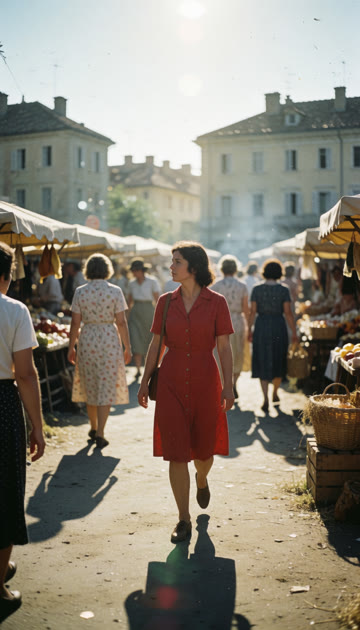
#> input picture app/assets/palette_ref.jpg, 360 x 630 px; its folder holds only this picture in this run
$ python -i forge.py   (imports and definitions only)
#> lines starting #> are read from the running program, lines starting #| are printed output that depends on the picture
"""FORGE: a dense, event-driven VFX stack for ECHOES (prototype; to be ported as a studio layer).

Everything is driven by the score's beat map (events.json) and the still's depth. Layers, in order:
  camera (2.5D push + depth parallax + shake + zoom punch) / shockwave refraction with chromatic split /
  grade (crushed blacks, drowned teal vs. ember) / volumetric mist that tolls blow back / necrotic veins on the dead /
  god rays from bell and lantern / shockwave light fronts / ember-ash-soul particle storm / lightning /
  sacred halo at the strike / feedback echoes / bloom + anamorphic streak + halation / beat rings (one of many) /
  grain + vignette / whiteout.
"""
import math
import numpy as np
import cv2
from scipy.ndimage import gaussian_filter

W, H, FPS = 768, 1344, 24
rng = np.random.default_rng(7)
# [1 line not run here, left out]


def smooth(x):
    x = np.clip(x, 0, 1)
    return x * x * (3 - 2 * x)


def tex(seed, n=512, scales=(4, 8, 16, 32, 64)):
#> called with seed = 1, n = 512, scales = (4, 8, 16, 32, 64)
    r = np.random.default_rng(seed)
    acc = np.zeros((n, n), np.float32)
    for i, s in enumerate(scales):
        z = r.standard_normal((n, n)).astype(np.float32)
        z = gaussian_filter(z, s, mode='wrap').astype(np.float32)
        acc += z / z.std() * (0.55 ** (len(scales) - 1 - i))
    acc = (acc - acc.min()) / (acc.max() - acc.min())
    return acc


# [4 lines left out: function sample_tex, not called in this run]


T1, T2, T3 = tex(1), tex(2), tex(3, scales=(2, 4, 8))
# curl flow field from a noise potential (for particles)
_pot = gaussian_filter(tex(4), 6, mode='wrap').astype(np.float32)
#> further down, picture is the input picture: shape (630, 360, 3); mean B, G, R 123, 135.5, 141.8
FLOW_X = np.gradient(_pot, axis=0).astype(np.float32)
FLOW_Y = -np.gradient(_pot, axis=1).astype(np.float32)
# [1 line not run here, left out]

YY, XX = np.mgrid[0:H, 0:W].astype(np.float32)
h4, w4 = H // 4, W // 4
Y4, X4 = np.mgrid[0:h4, 0:w4].astype(np.float32)


# [16 lines left out: functions set_resolution, env, not called in this run]


def bloom(img, thr=0.62, strength=0.9):
#> called with thr = 0.62, strength = 0.9
    lum = img.max(axis=2)
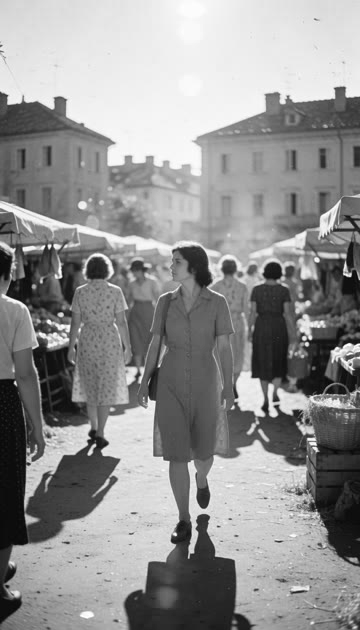
#> lum: shape (630, 360); min 4, max 255, mean 145.7
    m = np.clip((lum - thr) / (1 - thr), 0, 1)[..., None]
#> m: shape (630, 360, 1) float64; every value is 1
    b = cv2.resize(img * m, (w4, h4), interpolation=cv2.INTER_AREA)
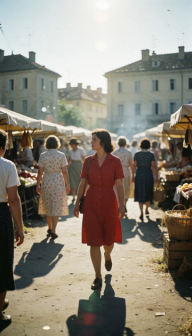
#> b: shape (336, 192, 3) float64; mean B, G, R 123, 135.5, 141.8
    acc = np.zeros_like(b)
    for s, k in ((2, .5), (6, .35), (16, .3), (36, .25)):
        acc += cv2.GaussianBlur(b, (0, 0), s) * k
#> this loop made 4 passes
#> pass 1, in bloom, `acc += cv2.GaussianBlur(b, (0, 0), s) * k`:
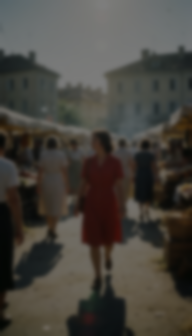
#> acc: shape (336, 192, 3) float64; mean B, G, R 61.5, 67.7, 70.9
#> pass 3, in bloom, `acc += cv2.GaussianBlur(b, (0, 0), s) * k`:
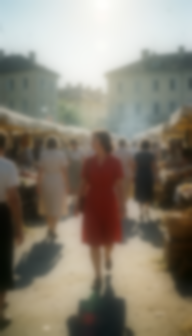
#> acc: shape (336, 192, 3) float64; mean B, G, R 141.5, 155.8, 163.1; drawn with min black and max white
    streak = cv2.GaussianBlur(b * np.clip((b.max(2, keepdims=True) - .35) * 3, 0, 1), (0, 0), sigmaX=60, sigmaY=.8)
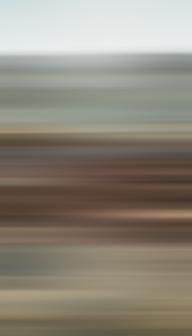
#> streak: shape (336, 192, 3) float64; mean B, G, R 123.2, 135.7, 142
    acc += streak * np.array([.55, .75, 1.0], np.float32) * 0.9      # anamorphic, cold
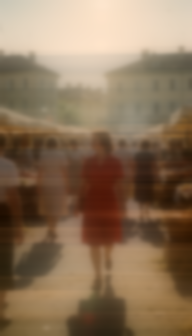
#> acc: shape (336, 192, 3) float64; mean B, G, R 233.3, 281.4, 326.5; drawn with min black and max white
    up = cv2.resize(acc, (W, H), interpolation=cv2.INTER_LINEAR)
    # halation: red fringe around highlights
    hal = cv2.GaussianBlur(cv2.resize(m[..., 0], (w4, h4)), (0, 0), 3)
#> hal: shape (336, 192) float64; every value is 1
    hal = cv2.resize(hal, (W, H))[..., None] * np.array([1.0, .25, .08], np.float32) * .25
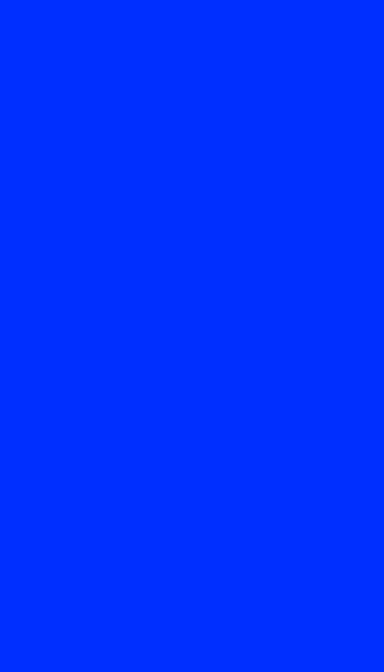
#> hal: shape (1344, 768, 3) float64 (shown at 1/2 size); mean of channels 0, 1, 2 0.25, 0.0625, 0.02; drawn with min black and max white
#> (the run stopped early here; a loop or call above may not have finished)
